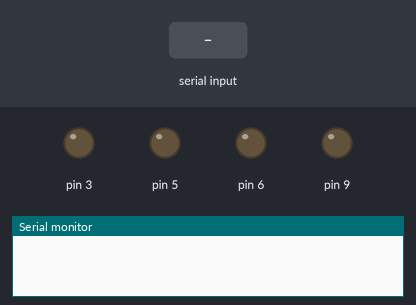
Bench run of a sketch on a simulated Arduino Uno, built with avr-gcc and run on an emulated ATmega328P. Parts: output pins drawn as LEDs (lit = HIGH), the last lines printed to the serial monitor. The inputs (shaded band) are chosen by the test bench.

Above: at 1.2 s.
1.3 s: "r90\n" received over the second serial link
At 1.9 s:
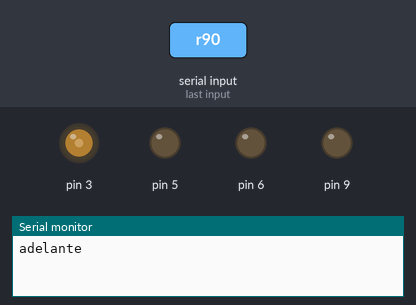
2.8 s: "v90\n" received over the second serial link
At 3.1 s:
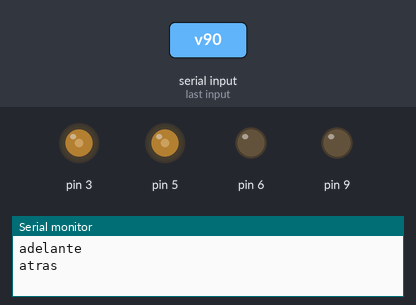
4.3 s: "a90\n" received over the second serial link
At 5.4 s:
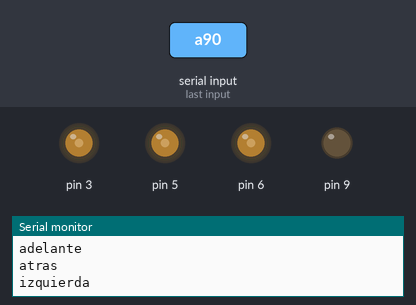
5.8 s: "n90\n" received over the second serial link
At 6.6 s:
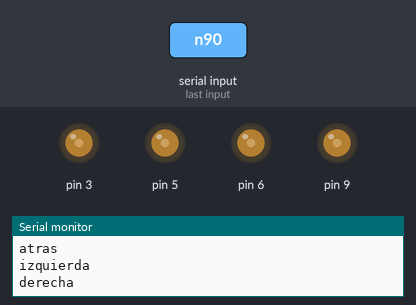
7.3 s: "r,45\n" received over the second serial link
At 7.7 s:
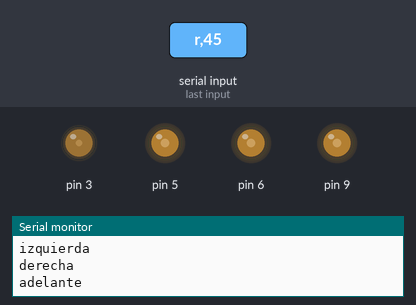
8.8 s: "v,45\n" received over the second serial link
At 10.0 s:
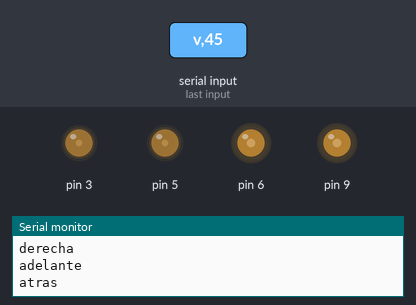
Timing chart, 0 to 11.3 s (numbered marks = the images above; inputs shaded):
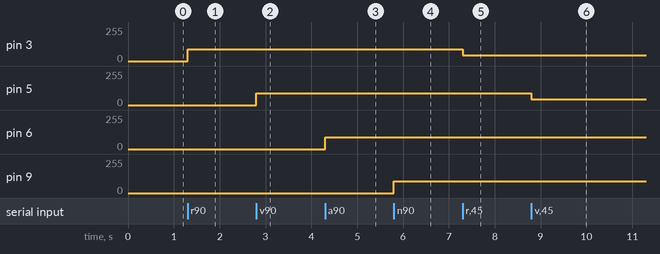

The sketch:

FocoSmart.ino
```cpp
#include <SoftwareSerial.h>
SoftwareSerial mySerial(10, 11); // RX, TX


void setup()   /*----( SETUP: RUNS ONCE )----*/
{
//  mySerial.begin(9600);
  Serial.begin(9600);
  mySerial.begin(9600);
  pinMode(3, OUTPUT); pinMode(5, OUTPUT);pinMode(6, OUTPUT);pinMode(9, OUTPUT);

}

void loop(){

    if (mySerial.available() > 0) {
    char recibir = mySerial.read();
    switch (recibir){
    case 'r': rojo(); break;
    case 'v': verde(); break;
    case 'a': azul(); break;
    case 'n': negativo(); break;

    }
  }
}

void rojo(){ Serial.println("adelante");   int valr = mySerial.parseInt();         analogWrite(3,valr); }
void verde(){ Serial.println("atras");     int valv = mySerial.parseInt();         analogWrite(5,valv); }
void azul(){ Serial.println("izquierda");  int vala = mySerial.parseInt();         analogWrite(6,vala); }
void negativo(){ Serial.println("derecha");int valn = mySerial.parseInt();         analogWrite(9,valn); }
```

Measured:
- after the input at 1.3 s, pin 3: 0/255 → 90/255 at once
- after the input at 2.8 s, pin 5: 0/255 → 90/255 at once
- after the input at 4.3 s, pin 6: 0/255 → 90/255 at once
- after the input at 5.8 s, pin 9: 0/255 → 90/255 at once
- after the input at 7.3 s, pin 3: 90/255 → 45/255 at once
- after the input at 8.8 s, pin 5: 90/255 → 45/255 at once
